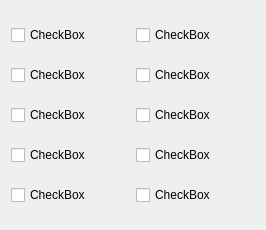
<?xml version="1.0" encoding="UTF-8"?>
<ui version="4.0">
 <class>CheckBoxDialog</class>
 <widget class="QDialog" name="CheckBoxDialog">
  <property name="geometry">
   <rect>
    <x>0</x>
    <y>0</y>
    <width>266</width>
    <height>230</height>
   </rect>
  </property>
  <property name="windowTitle">
   <string>Dialog</string>
  </property>
  <layout class="QHBoxLayout" name="horizontalLayout">
   <item>
    <layout class="QVBoxLayout" name="verticalLayout">
     <item>
      <widget class="QCheckBox" name="checkBox">
       <property name="text">
        <string>CheckBox</string>
       </property>
      </widget>
     </item>
     <item>
      <widget class="QCheckBox" name="checkBox_2">
       <property name="text">
        <string>CheckBox</string>
       </property>
      </widget>
     </item>
     <item>
      <widget class="QCheckBox" name="checkBox_3">
       <property name="text">
        <string>CheckBox</string>
       </property>
      </widget>
     </item>
     <item>
      <widget class="QCheckBox" name="checkBox_4">
       <property name="text">
        <string>CheckBox</string>
       </property>
      </widget>
     </item>
     <item>
      <widget class="QCheckBox" name="checkBox_5">
       <property name="text">
        <string>CheckBox</string>
       </property>
      </widget>
     </item>
    </layout>
   </item>
   <item>
    <layout class="QVBoxLayout" name="verticalLayout_2">
     <item>
      <widget class="QCheckBox" name="checkBox_6">
       <property name="text">
        <string>CheckBox</string>
       </property>
      </widget>
     </item>
     <item>
      <widget class="QCheckBox" name="checkBox_7">
       <property name="text">
        <string>CheckBox</string>
       </property>
      </widget>
     </item>
     <item>
      <widget class="QCheckBox" name="checkBox_8">
       <property name="text">
        <string>CheckBox</string>
       </property>
      </widget>
     </item>
     <item>
      <widget class="QCheckBox" name="checkBox_9">
       <property name="text">
        <string>CheckBox</string>
       </property>
      </widget>
     </item>
     <item>
      <widget class="QCheckBox" name="checkBox_10">
       <property name="text">
        <string>CheckBox</string>
       </property>
      </widget>
     </item>
    </layout>
   </item>
  </layout>
 </widget>
 <resources/>
 <connections/>
</ui>
